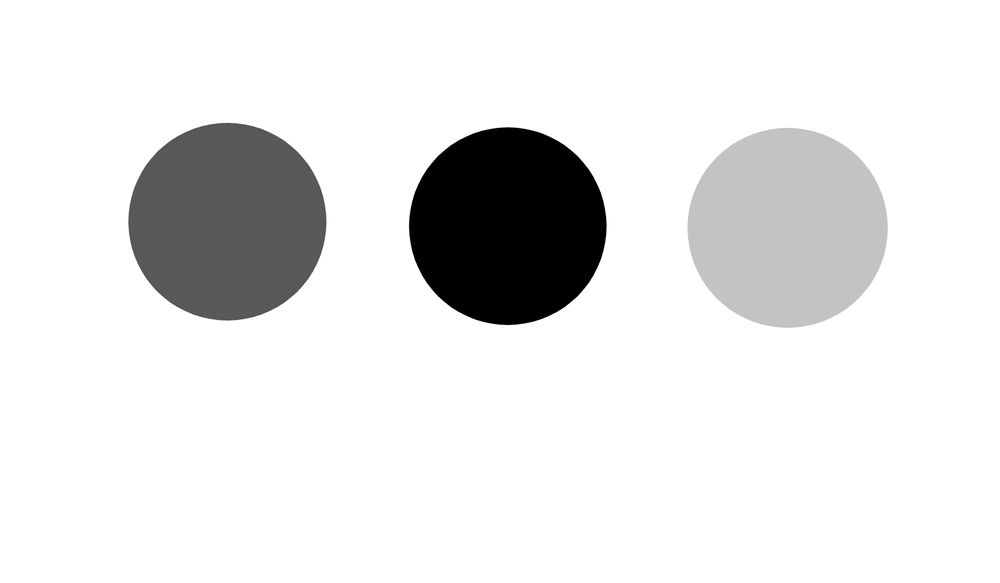
#> input picture circle.png, 1000 x 583 px, shrunk from 1792 x 1044 before the run
$ python test1.py
#> lines starting #> are read from the running program, lines starting #| are printed output that depends on the picture
from PIL import Image

img_w=Image.open("circle.png")
#> img_w is the input picture: PIL image 1000x583 RGB; min 0, max 255, mean 229.6
img_b=Image.open("square.png")
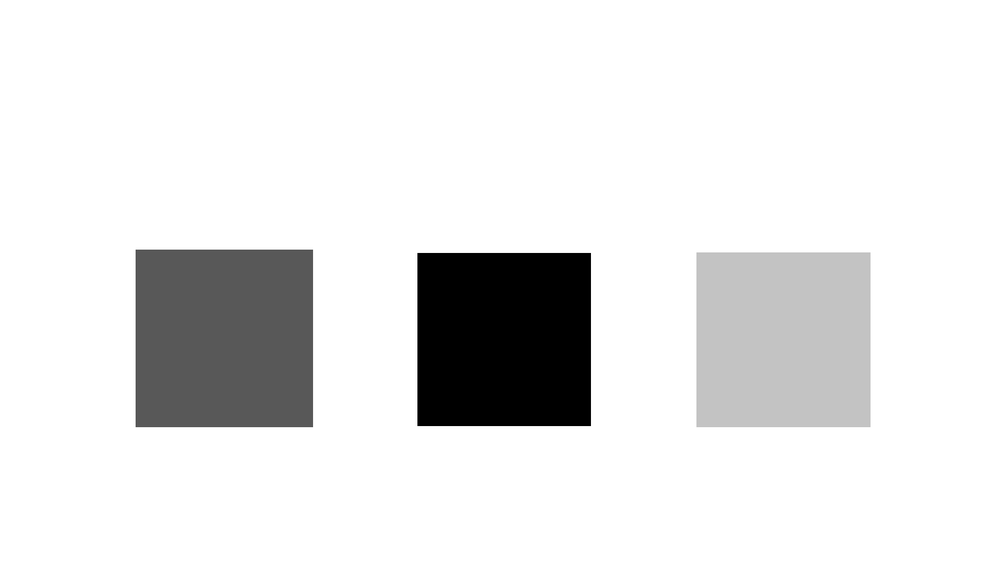
#> input picture square.png, 1000 x 583 px, shrunk from 1792 x 1044 before the run
#> img_b is the input picture: PIL image 1000x583 RGB; min 0, max 255, mean 229.7
width,height=img_w.size
#> width = 1000; height = 583
img_new=Image.new("RGBA",(width,height),0x0)
#> img_new: PIL image 1000x583 RGBA; every value is 0

for y in range(height):
    for x in range(width):
        if img_w.getpixel((x,y)) == (255,255,255) and img_b.getpixel((x,y)) == (255,255,255):
            img_new.putpixel((x,y),(255,255,255,128))
        if img_w.getpixel((x,y)) == (0,0,0) and img_b.getpixel((x,y)) == (255,255,255):
            img_new.putpixel((x,y),(128,128,128,255))
        if img_w.getpixel((x,y)) == (255,255,255) and img_b.getpixel((x,y)) == (0,0,0):
            img_new.putpixel((x,y),(255,255,255,0))
        if img_w.getpixel((x,y)) == (0,0,0) and img_b.getpixel((x,y)) == (0,0,0):
            img_new.putpixel((x,y),(0,0,0,128))
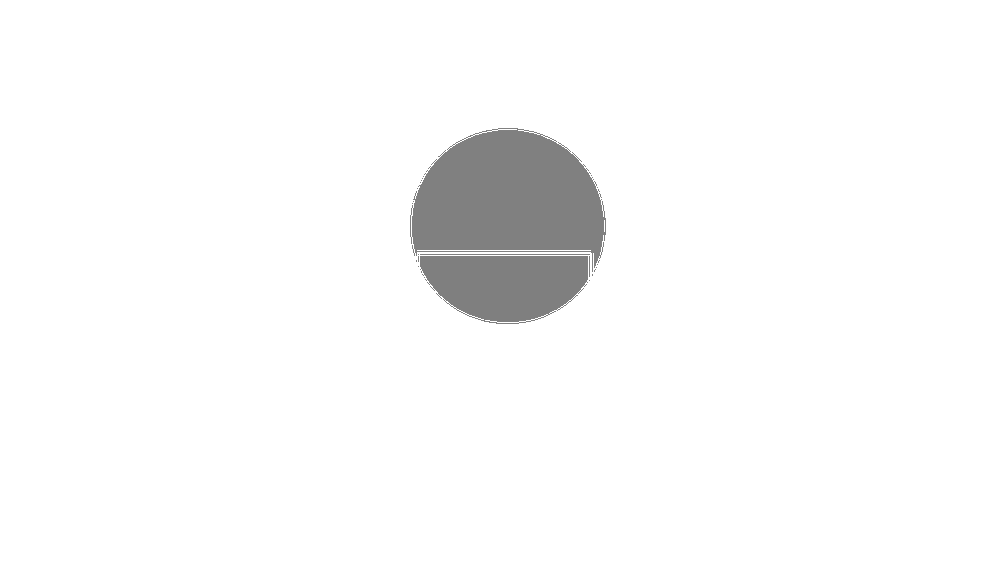
#> img_new: PIL image 1000x583 RGBA; mean R, G, B, A 198.2, 198.2, 198.2, 103.7; transparent parts drawn white

img_new.save("img.png","PNG")
